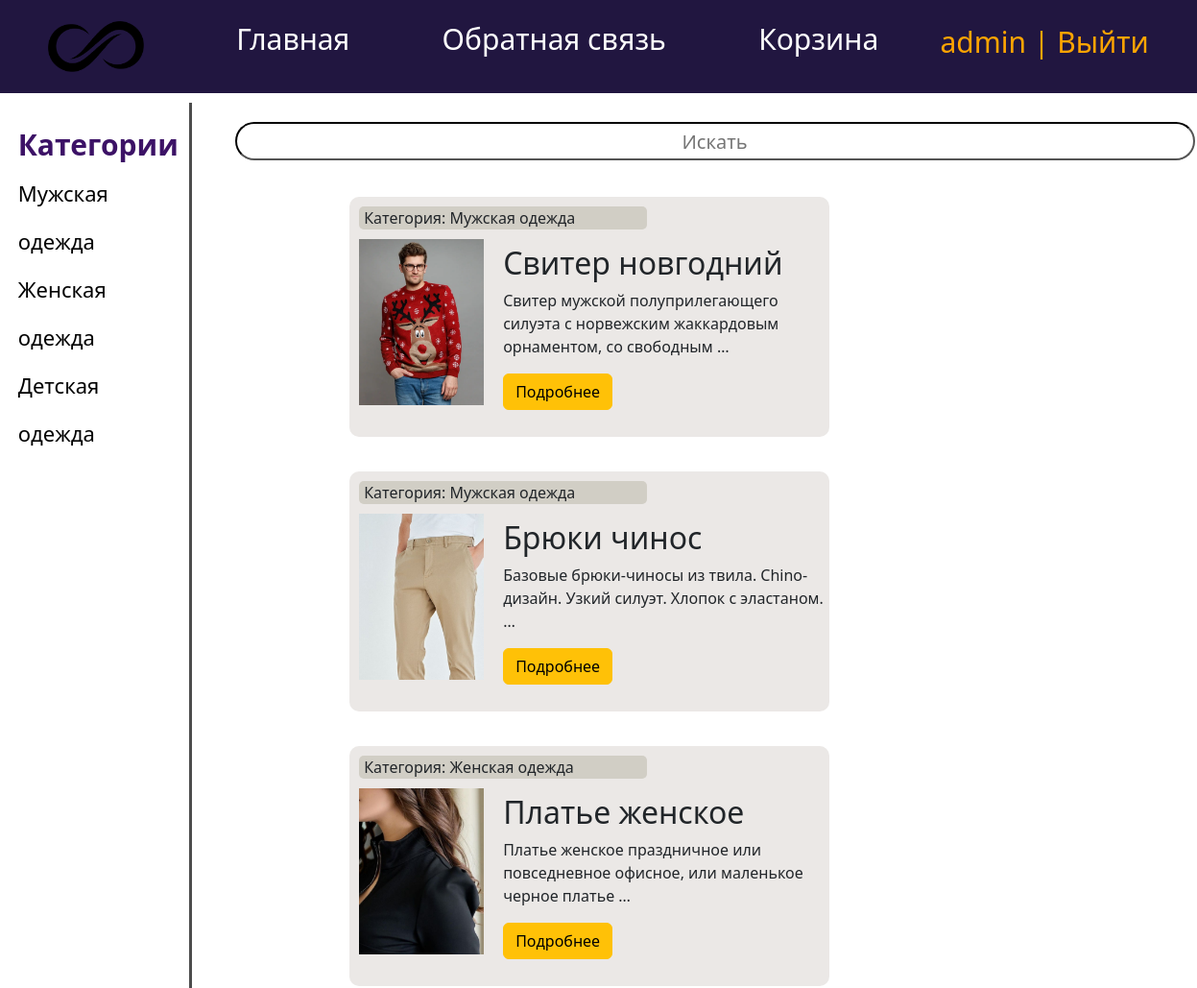
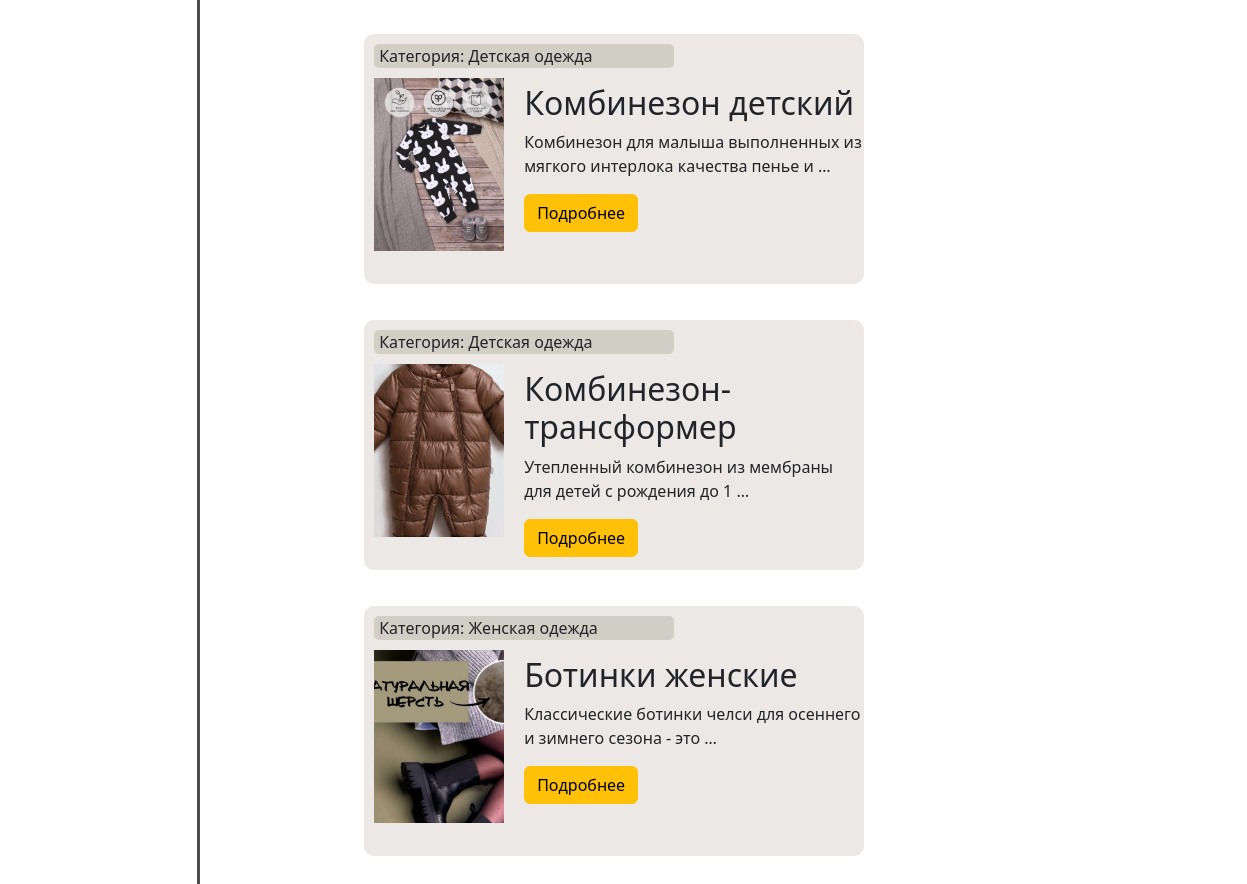
The app's page / (signed in) with its own data (2 pictures, top to bottom).
### main/models.py (models this page shows, shortened)
class Category(models.Model):
    name = models.CharField(max_length=255, db_index=True)
    slug = models.SlugField(max_length=255,db_index=True, verbose_name='url', unique=True)
    def __str__(self):
        return self.name
    def get_absolute_url(self):
        return reverse('cats', kwargs={'cat_slug': self.slug})

class Product(models.Model):
    title = models.CharField(max_length=255, verbose_name='Название')
    content = models.TextField(verbose_name='Описание')
    price = models.IntegerField(verbose_name='Цена')
    slug = models.SlugField(max_length=255, db_index=True, verbose_name='url', unique=True)
    photo = models.ImageField(upload_to='photos/%Y/%m/%d/')
    time_create = models.DateTimeField(auto_now_add=True)
    time_update = models.DateTimeField(auto_now=True)
    cat = models.ForeignKey('Category', on_delete=models.PROTECT)
    def get_absolute_url(self):
        return reverse('show_post', kwargs={'post_slug': self.slug})

### main/views.py (the view)
# urls.py: path('', index, name='home'),
def index(request):
    products = Product.objects.all()
    context = {
        'menu': menu,
        'products': products,
    }
    return render(request, 'main/index.html', context=context)

### main/templatetags/main_tags.py (called while the page is built)
@register.inclusion_tag('main/list_categories.html')
def show_categories():
    cats = Category.objects.all()
    return {'cats': cats}

### main/templates/main/index.html (shortened to what this page needs)
{% extends 'main/layout.html' %}
{% block content %}
    <div class="menu">
		<div class="search_stroke">
			<form action="" method="post">
				<input type="text" placeholder="Искать">
			</form>
		</div>
        {% for p in products %}
            <li><div class="article-panel">
	<p class="first">Категория: {{p.cat}}</p>
</div>
{% if p.photo %}
				<p><img class="img-article-left" src="{{ p.photo.url }}" alt=""></p>
				<h2>{{p.title}}</h2>
{% endif %}
	{% autoescape on %}
	{{p.content|linebreaks|truncatewords:10}}
	{% endautoescape %}
			<p class="link-read-post"><a href="{{ p.get_absolute_url }}" class="btn btn-warning">Подробнее</a></p>
			</li>
        {% endfor %}
    </div>
{% endblock %}

### main/templates/main/layout.html (shortened to what this page needs)
{% load static %}
{% load main_tags %}
<!DOCTYPE html>
<html lang="en">
<head>
    <link rel="stylesheet" href="https://cdnjs.cloudflare.com/ajax/libs/font-awesome/6.2.1/css/brands.min.css">
    <link type="text/css" rel="stylesheet" href="{% static 'main/css/style.css' %}" >
    <link rel="stylesheet" href="https://cdn.jsdelivr.net/npm/bootstrap@5.2.3/dist/css/bootstrap.min.css">
</head>
<body>
    <div class="mainmenu">
        <img src="{% static 'main/images/logo1.png' %}" width="100px" alt = "Logo">
            {% for m in menu %}
                <ul>
                    <li><a href="{% url m.url_name %}">{{m.title}}</a></li>
                </ul>
            {% endfor %}
        {% if request.user.is_authenticated %}
            <div class="logout-panel"><li class="list-cats"><a href="">{{ user.username }} |</a> <a href="{% url 'logout' %}">Выйти</a></li></div>
        {% else %}
            <div class="register-panel"><li class="list-cats"><a href="{% url 'register' %}">Регистрация |</a><a href="{% url 'login' %}"> Войти</a></li></div>
        {% endif %}
    </div>
    <div class="cats">
        <aside>
            <div class="little_change">Категории</div>
            <div class="cats">{% show_categories %}</div>
        </aside>
    </div>
{% block content %}
{% endblock %}
</body>
</html>

### main/templates/main/list_categories.html
{% for c in cats %}
		<li><a href="{{ c.get_absolute_url }}">{{c.name}}</a></li>
{% endfor %}

### main/static/main/css/style.css (style rules this page uses)
html, body { font-family: 'Arial', }
.mainmenu { display: flex; align-items: center; justify-content: space-around; padding: 18px; background-color: #211640; margin-bottom: 10px }
.mainmenu a { font-size: 30px; color: white }
.list-cats a { color: orange; vertical-align: 10px }
aside { float: left; background: white; width: 16%; padding: 1.5%; height: 300vh; color: #fff; border-right: 3px solid #4d4d4d; margin-right: 25px; font-size: 22px; line-height: 50px; }
img.img-article-left { max-width: 300px; height: auto; float: left; padding: 0 20px 10px 0; margin-left: 10px }
.menu { display: flex; flex-wrap: wrap; justify-content: space-around; }
.menu li { margin: 18px; width:500px; height: 250px; background-color: #ebe8e6; border-radius: 10px; }
.search_stroke { display: flex; justify-content: center; margin: 20px; }
.search_stroke input { width: 1000px; height: 40px; border-radius: 20px; border-color: black }
.search_stroke input { line-height: 20px; text-align: center; font-size: 20px; }
.first { margin: 10px; background-color: #d1cec5; border-radius: 5px; width: 300px; padding-left: 5px }
.little_change { color: black; font-size: 30px }
.logout-panel { color: orange; font-size: 30px; vertical-align: 15px; }
.cats a { color: black; }
aside .little_change { color: #3c1266; font-weight: bold; font-size: 30px; }
ul a { text-decoration: none }
.menu img { width: 150px; }
li a { text-decoration: none }
li { list-style-type: none }

### records on screen
Category: name "Мужская одежда"
Category: name "Женская одежда"
Category: name "Детская одежда"
Product: cat "Мужская одежда", photo (picture), title "Свитер новгодний", content "Свитер мужской полуприлегающего силуэта с норвежским жаккардовым орнаментом, со свободным …"
Product: cat "Мужская одежда", photo (picture), title "Брюки чинос", content "Базовые брюки-чиносы из твила. Chino-дизайн. Узкий силуэт. Хлопок с эластаном. …"
Product: cat "Женская одежда", photo (picture), title "Платье женское", content "Платье женское праздничное или повседневное офисное, или маленькое черное платье …"
Product: cat "Детская одежда", photo (picture), title "Комбинезон детский", content "Комбинезон для малыша выполненных из мягкого интерлока качества пенье и …"
Product: cat "Детская одежда", photo (picture), title "Комбинезон-трансформер", content "Утепленный комбинезон из мембраны для детей с рождения до 1 …"
Product: cat "Женская одежда", photo (picture), title "Ботинки женские", content "Классические ботинки челси для осеннего и зимнего сезона - это …"

### other values on screen
{{ m.title }} "Главная" "Обратная связь" "Корзина"
{{ user.username }} "admin"
